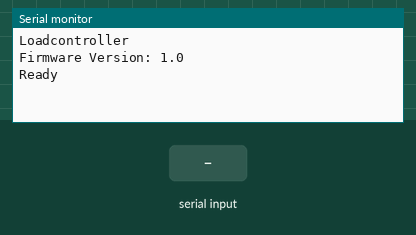
Simulated run of this sketch. Board: Arduino Uno, built with avr-gcc and run on an emulated ATmega328P. On the bench: the last lines printed to the serial monitor. The inputs (shaded band) are chosen by the test bench.

Above: at 1.2 s.
1.3 s: "R" received over Serial
At 2.5 s:
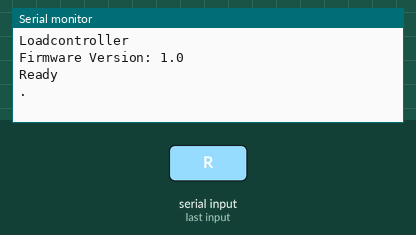
2.8 s: "D" received over Serial
At 3.3 s:
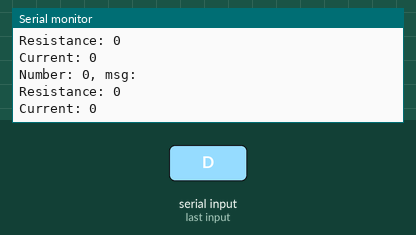
4.3 s: "I" received over Serial
5.8 s: "90,45\n" received over Serial
At 6.7 s:
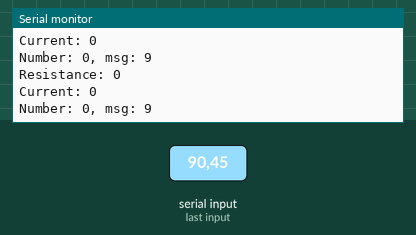
8.8 s: "30,150\n" received over Serial
11.8 s: "5\n" received over Serial
At 12.6 s:
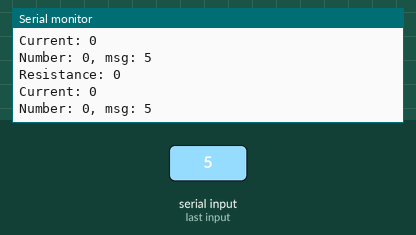
Timing chart, 0 to 14.8 s (numbered marks = the images above; inputs shaded):
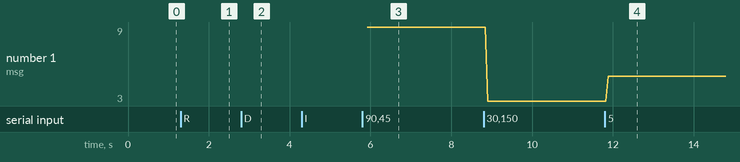

The sketch:

Loadcontroller.ino
```cpp
/*
To use this sketch you have to change the Adafruit_MCP4725.h Library to use the Vref input as Reference Voltage (here it should be 3.000V)

remove:
#define MCP4726_CMD_WRITEDAC            (0x40)  // Writes data to the DAC

replace it with:
#if defined(USE_VREF_INPUT)
	#define MCP4726_CMD_WRITEDAC	(0x58)	//Write data to the DAC and uses Vref input
	//#error "Using Pin6 as Vref input"
#else
	#define MCP4726_CMD_WRITEDAC    (0x40)  // Writes data to the DAC with Vcc as Vref
	//#error "Using Vcc as Vref input"
#endif

#########
because of Arduino IDE related problems you need an extra Header file for the Setup (see MCP4726_SETUP_VREF.h)

*/
#include "MCP4726_SETUP_VREF.h"

#include <Wire.h>
#include <Adafruit_MCP4725.h>
//#include <math.h>

//
#define FASTADC 1
// defines for setting and clearing register bits
#ifndef cbi
#define cbi(sfr, bit) (_SFR_BYTE(sfr) &= ~_BV(bit))
#endif
#ifndef sbi
#define sbi(sfr, bit) (_SFR_BYTE(sfr) |= _BV(bit))
#endif


bool debug = false;


int readA0;
int readA1;
int readA2;


int Number;
int readAnalog;
int resistance = 200;
int I_set;

String version = "1.0";
String msg = "";

const long buad = 9600;

Adafruit_MCP4725 dac;
float V_ref;

float Vref()
{ //Vin=3.001; Vref=Vin*1024/Vbit
	return analogRead(A3);
}


void setCurrent_R(int res)
{
	//Version 1
	//readAnalog = map(analogRead(A0),0,1023,0,4095);
	//res=constrain(res,0,200);
	//int set = constrain(round(readAnalog/res),0,4095);
	//dac.setVoltage(set,false);
	//if (debug)
	//{
	//Serial.print(readAnalog);
	//Serial.print(", ");
	//Serial.print(res);
	//Serial.print(", ");
	//Serial.println(set);

	//correcte version

	int set;
	float Voltage =analogRead(A0);


	if (res)
	{
		set = constrain((int)round(4096*Voltage/(Vref()*(float)res)),0,4095);
	}
	else
	{
		set = 0;
	}
	if (debug)
	{
		Serial.print("I_set_R: ");
		Serial.println(set);
	}
	dac.setVoltage(set,false);

//}
}


void setup()
{
	#if FASTADC
	// set prescale to 16
	sbi(ADCSRA,ADPS2);
	cbi(ADCSRA,ADPS1);
	cbi(ADCSRA,ADPS0);
	#endif

	TWBR = 12; // set I2C Speed to 400 kHz

	dac.begin(0x60);


	Serial.begin(buad);
	Serial.println("Loadcontroller");
	Serial.print("Firmware Version: ");
	Serial.println(version);
	Serial.println("Ready");


}

void loop()
{

	if(Serial.available()>0)
	{
		msg="";
		while(Serial.available()>0)
		{
			msg+=char(Serial.read());
			delay(10);
		}
		if (debug)
		{
			Serial.print("msg1: ");
			Serial.println(msg);
		}

	}
	Number = msg.substring(1).toInt();
	msg = msg.substring(0,1);
	msg.toUpperCase();

	if (debug)
	{
		Serial.print("Number: ");
	Serial.print(Number);
	Serial.print(", msg: ");
	Serial.println(msg);
	}


	if (msg.equals("R"))
	{
		resistance = Number;

		Serial.println(".");
		msg="";

	}
	else if (msg.equals("I"))
	{
		float current = Number;
		I_set = constrain(round(1.5*current*1365/1000),0,4095);
		if (debug)
		{
			Serial.print("I_Set_I: ");
			Serial.println(I_set);
		}
		//dac.setVoltage(I_set,false);
		msg="";
	}
	else if (msg.equals("D"))
	{
		debug=!debug;
		msg="";
	}
	// readA0=analogRead(A0);
	//readA1=analogRead(A1);
	//V_ref=Vref(readA2=analogRead(A2));
	if (debug)
	{
	Serial.print("Resistance: ");
	Serial.println(resistance);
	Serial.print("Current: ");
	Serial.println(I_set);
	}

	//setCurrent_R(resistance);
	dac.setVoltage(I_set,false);
}
```

MCP4726_SETUP_VREF.h
```cpp
#define USE_VREF_INPUT
```

Measured:
- after the input at 1.3 s, the serial monitor: prints a new line at once (image 1)
- after the input at 2.8 s, the serial monitor: prints a new line at once (image 2)
- after the input at 5.8 s, the serial monitor: prints a new line after 0.10 s (image 3)
- after the input at 11.8 s, the serial monitor: prints a new line after 0.07 s (image 4)
- plotted number 1: 9 → 3 after the input at 8.8 s, 3 → 5 after the input at 11.8 s
